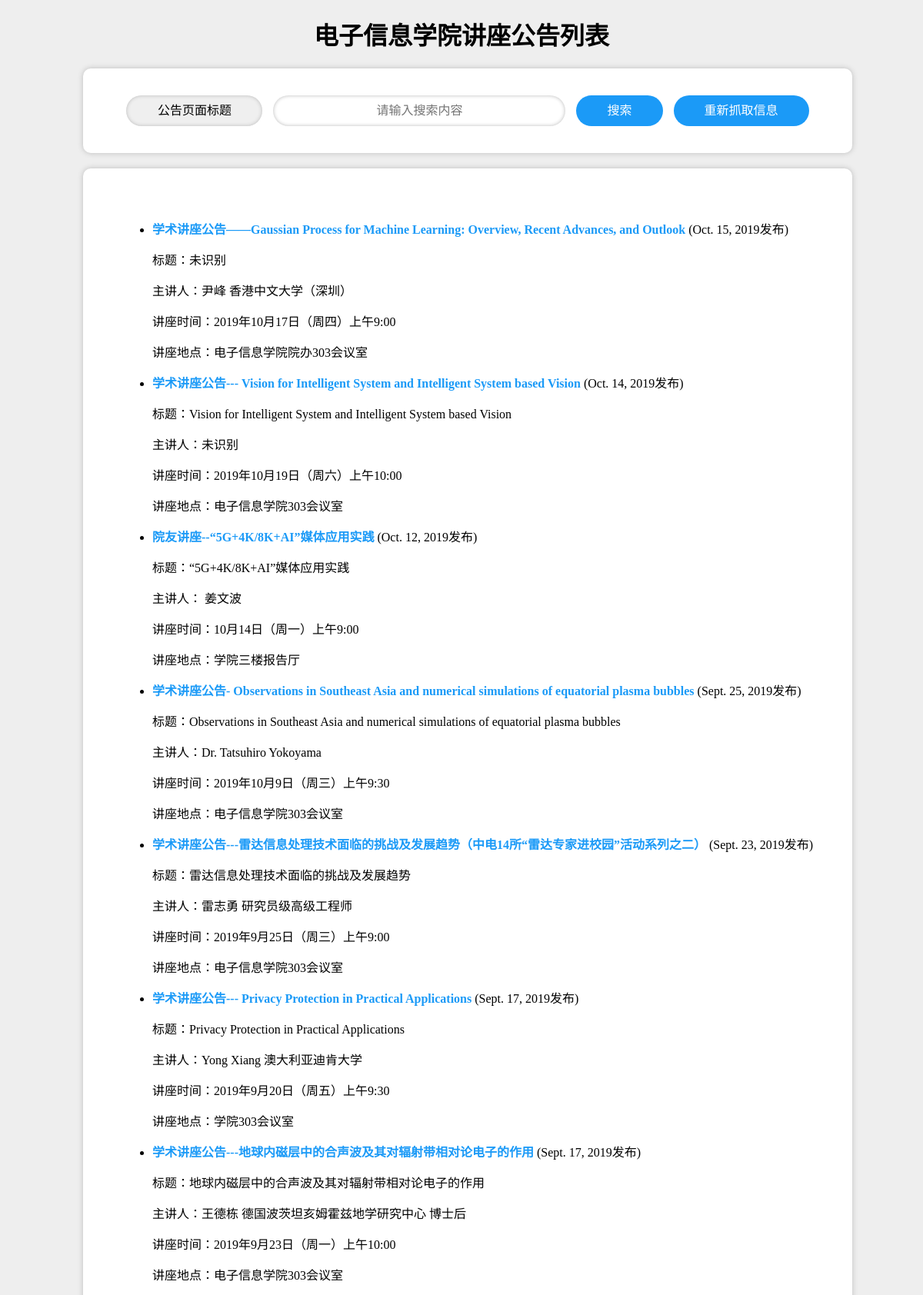
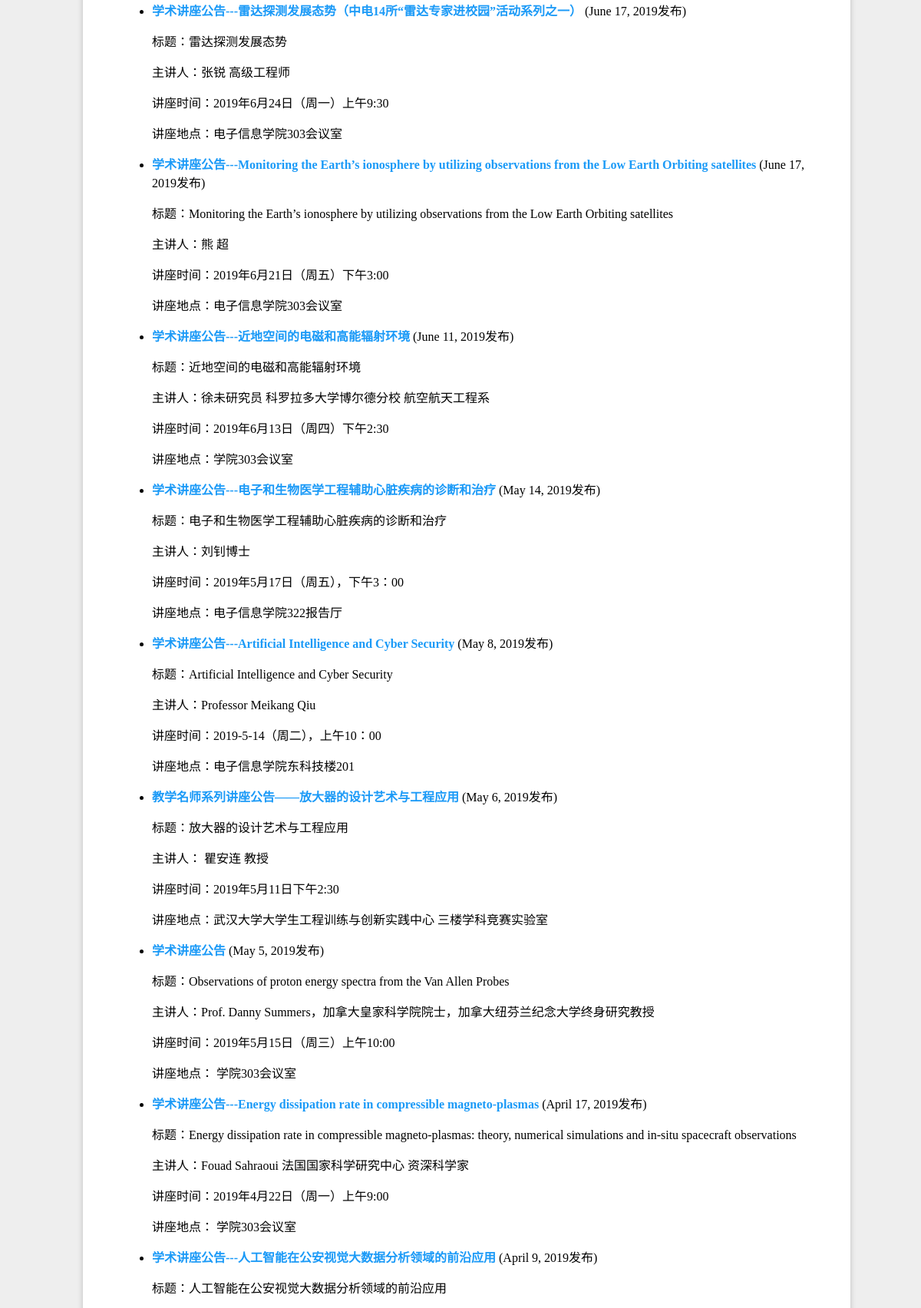
The page / (upper part) on the database its author committed (2 pictures, top to bottom).
### spider/models.py (models this page shows, shortened)
class Lecture(models.Model):
    url = models.URLField(max_length=130)
    page_title = models.CharField(max_length=120)
    title = models.CharField(max_length=120)
    speaker = models.CharField(max_length=50)
    announce_date = models.DateField()
    time = models.CharField(max_length=50)
    room = models.CharField(max_length=50)

### spider/views.py (the view)
# urls.py: path('', spider_views.index, name='index'),
def index(request):
    return render(request, 'index.html', {'LectureList': Lecture.objects.all().order_by('-announce_date')})

### spider/templates/index.html (shortened to what this page needs)
<!DOCTYPE html>
<html>
<head>
</head>
<body>
    <h1>电子信息学院讲座公告列表</h1>
    <div id="form-wrapper">
        <select id="search-select">
            <option value="page_title">公告页面标题</option>
        </select>
        <input id="search-input" placeholder="请输入搜索内容" type="text">
        <button id="search-button" class="button" type="button" onclick="search()">搜索</button>
        <button id="craw-button" class="button" type="button" onclick="craw()">重新抓取信息</button>
    </div>
    <div id="lecture-list-wrapper">
        {% include "list.html" %}
    </div>
</body>
</html>

### spider/templates/list.html
<ul>
    {% for lecture in LectureList %}
    <li>
        <a href="{{lecture.url}}"><strong>{{lecture.page_title}}</strong></a>
        <span>({{lecture.announce_date}}发布)</span>
        <p>标题：{{lecture.title}}</p>
        <p>主讲人：{{lecture.speaker}}</p>
        <p>讲座时间：{{lecture.time}}</p>
        <p>讲座地点：{{lecture.room}}</p>
    </li>
    {% endfor %}
</ul>

### spider/templates/index.html (style rules this page uses)
h1 { text-align: center; }
body { background-color: #eee; }
#form-wrapper { box-sizing: border-box; height: 110px; width: 1000px; margin-left: 100px; padding: 30px 0px; background-color: #FFF; text-align: center; box-shadow: 0px 0px 7px #bbb; border-radius: 10px; }
#search-select { appearance: none; -moz-appearance: none; -webkit-appearance: none; padding-right: 14px; border-radius: 200px; font-weight: 300; font-size: 16px; text-align: center; line-height: 40px; height: 40px; padding: 0 40px; margin: 5px; border: none; box-shadow: inset 0px 0px 5px #bbb; }
#search-input { border-radius: 200px; font-weight: 300; font-size: 16px; text-align: center; line-height: 40px; height: 40px; width: 300px; padding: 0 40px; margin: 5px; border: none; box-shadow: inset 0px 0px 5px #bbb; }
.button { border-radius: 200px; background-color: #1B9AF7; border-color: #1B9AF7; color: #FFF; font-weight: 300; font-size: 16px; text-align: center; line-height: 40px; height: 40px; padding: 0 40px; margin: 5px; transition-duration: .3s; border: none; }
a { color: #1B9AF7; text-decoration: none; }
#lecture-list-wrapper { box-sizing: border-box; padding: 50px; margin: 20px; margin-left: 100px; width: 1000px; background-color: #FFF; box-shadow: 0px 0px 7px #bbb; border-radius: 10px; }

### rows shown on the page
Lecture: page_title "学术讲座公告——Gaussian Process for Machine Learning: Overview, Recent Advances, and Outlook", announce_date "Oct. 15, 2019", title "未识别", speaker "尹峰 香港中文大学（深圳）", time "2019年10月17日（周四）上午9:00", room "电子信息学院院办303会议室"
Lecture: page_title "学术讲座公告--- Vision for Intelligent System and Intelligent System based Vision", announce_date "Oct. 14, 2019", title "Vision for Intelligent System and Intelligent System based Vision", speaker "未识别", time "2019年10月19日（周六）上午10:00", room "电子信息学院303会议室"
Lecture: page_title "院友讲座--“5G+4K/8K+AI”媒体应用实践", announce_date "Oct. 12, 2019", title "“5G+4K/8K+AI”媒体应用实践", speaker "姜文波", time "10月14日（周一）上午9:00", room "学院三楼报告厅"
Lecture: page_title "学术讲座公告- Observations in Southeast Asia and numerical simulations of equatorial plasma bubbles", announce_date "Sept. 25, 2019", title "Observations in Southeast Asia and numerical simulations of equatorial plasma bubbles", speaker "Dr. Tatsuhiro Yokoyama", time "2019年10月9日（周三）上午9:30", room "电子信息学院303会议室"
Lecture: page_title "学术讲座公告---雷达信息处理技术面临的挑战及发展趋势（中电14所“雷达专家进校园”活动系列之二）", announce_date "Sept. 23, 2019", title "雷达信息处理技术面临的挑战及发展趋势", speaker "雷志勇 研究员级高级工程师", time "2019年9月25日（周三）上午9:00", room "电子信息学院303会议室"
Lecture: page_title "学术讲座公告--- Privacy Protection in Practical Applications", announce_date "Sept. 17, 2019", title "Privacy Protection in Practical Applications", speaker "Yong Xiang 澳大利亚迪肯大学", time "2019年9月20日（周五）上午9:30", room "学院303会议室"
Lecture: page_title "学术讲座公告---地球内磁层中的合声波及其对辐射带相对论电子的作用", announce_date "Sept. 17, 2019", title "地球内磁层中的合声波及其对辐射带相对论电子的作用", speaker "王德栋 德国波茨坦亥姆霍兹地学研究中心 博士后", time "2019年9月23日（周一）上午10:00", room "电子信息学院303会议室"
Lecture: page_title "学术讲座公告---雷达探测发展态势（中电14所“雷达专家进校园”活动系列之一）", announce_date "June 17, 2019", title "雷达探测发展态势", speaker "张锐 高级工程师", time "2019年6月24日（周一）上午9:30", room "电子信息学院303会议室"
Lecture: page_title "学术讲座公告---Monitoring the Earth’s ionosphere by utilizing observations from the Low Earth Orbiting satellites", announce_date "June 17, 2019", title "Monitoring the Earth’s ionosphere by utilizing observations from the Low Earth Orbiting satellites", speaker "熊 超", time "2019年6月21日（周五）下午3:00", room "电子信息学院303会议室"
Lecture: page_title "学术讲座公告---近地空间的电磁和高能辐射环境", announce_date "June 11, 2019", title "近地空间的电磁和高能辐射环境", speaker "徐未研究员 科罗拉多大学博尔德分校 航空航天工程系", time "2019年6月13日（周四）下午2:30", room "学院303会议室"
Lecture: page_title "学术讲座公告---电子和生物医学工程辅助心脏疾病的诊断和治疗", announce_date "May 14, 2019", title "电子和生物医学工程辅助心脏疾病的诊断和治疗", speaker "刘钊博士", time "2019年5月17日（周五），下午3：00", room "电子信息学院322报告厅"
Lecture: page_title "学术讲座公告---Artificial Intelligence and Cyber Security", announce_date "May 8, 2019", title "Artificial Intelligence and Cyber Security", speaker "Professor Meikang Qiu", time "2019-5-14（周二），上午10：00", room "电子信息学院东科技楼201"
Lecture: page_title "教学名师系列讲座公告——放大器的设计艺术与工程应用", announce_date "May 6, 2019", title "放大器的设计艺术与工程应用", speaker "瞿安连 教授", time "2019年5月11日下午2:30", room "武汉大学大学生工程训练与创新实践中心 三楼学科竞赛实验室"
Lecture: page_title "学术讲座公告", announce_date "May 5, 2019", title "Observations of proton energy spectra from the Van Allen Probes", speaker "Prof. Danny Summers，加拿大皇家科学院院士，加拿大纽芬兰纪念大学终身研究教授", time "2019年5月15日（周三）上午10:00", room "学院303会议室"
Lecture: page_title "学术讲座公告---Energy dissipation rate in compressible magneto-plasmas", announce_date "April 17, 2019", title "Energy dissipation rate in compressible magneto-plasmas: theory, numerical simulations and in-situ spacecraft observations", speaker "Fouad Sahraoui 法国国家科学研究中心 资深科学家", time "2019年4月22日（周一）上午9:00", room "学院303会议室"
Lecture: page_title "学术讲座公告---人工智能在公安视觉大数据分析领域的前沿应用", announce_date "April 9, 2019", title "人工智能在公安视觉大数据分析领域的前沿应用"
